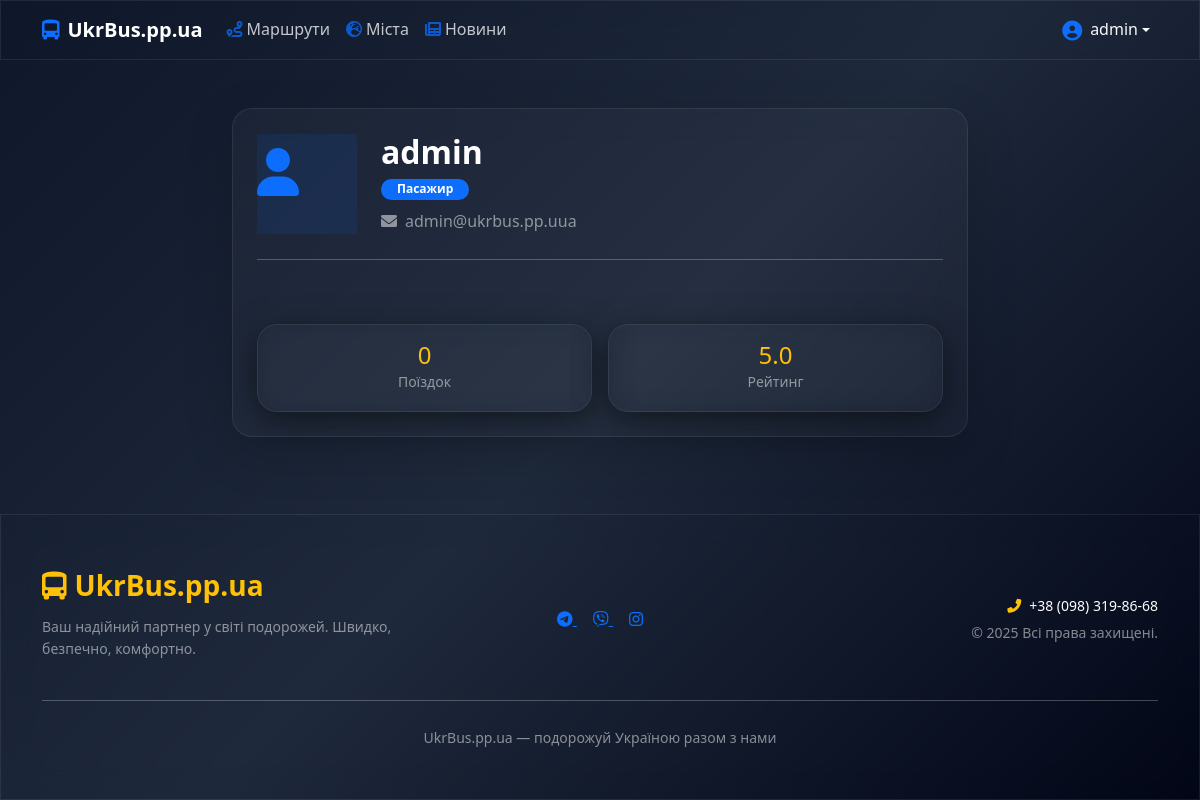
The page /accounts/profile/ (signed in) on the database its author committed.
### accounts/models.py (models this page shows)
class User(AbstractUser):
    username = models.CharField(
        max_length=255,
        unique=True,
        help_text="Будь-яка комбінація символів",
    )
    is_passenger = models.BooleanField(default=False, verbose_name="Пасажир")
    is_carrier = models.BooleanField(default=False, verbose_name="Перевізник")

### accounts/views.py (the view)
# urls.py: path('profile/', ProfileView, name='profile'),
@login_required
def ProfileView(request):
    if request.user.is_carrier:
        routes = Route.objects.filter(carrier=request.user)
        incoming_bookings = Booking.objects.filter(route__carrier=request.user).order_by('-trip_date')
        return render(request, 'accounts/profile_carrier.html', {
            'routes': routes,
            'incoming_bookings': incoming_bookings
        })
    else:
        bookings_count = Booking.objects.filter(passenger=request.user).count()
        return render(request, 'accounts/profile_passenger.html', {
            'bookings_count': bookings_count  # Передаємо число під цим іменем
        })

### templates/accounts/profile_passenger.html
{% extends 'base.html' %}
{% block content %}
<div class="row justify-content-center">
    <div class="col-lg-8">
        <div class="glass-card shadow-lg animate-fade-in">
            <div class="row align-items-center mb-4">
                <div class="col-auto">
                    <div class="glass-icon" style="width: 100px; height: 100px; font-size: 3rem; background: rgba(13, 110, 253, 0.1); border-color: #0d6efd;">
                        <i class="fas fa-user text-primary"></i>
                    </div>
                </div>
                <div class="col">
                    <h2 class="mb-1 text-white fw-bold">{{ user.get_full_name|default:user.username }}</h2>
                    <span class="badge rounded-pill bg-primary px-3">Пасажир</span>
                    <p class="text-white-50 mt-2 mb-0"><i class="fas fa-envelope me-2"></i>{{ user.email }}</p>
                </div>
            </div>
            <hr class="border-light opacity-10">
            <div class="row mt-5 g-3">
                <div class="col-6">
                    <div class="text-center p-3 glass-card bg-transparent">
                        <h4 class="text-warning mb-0">{{ bookings_count|default:"0" }}</h4>
                        <small class="text-white-50">Поїздок</small>
                    </div>
                </div>
                <div class="col-6">
                    <div class="text-center p-3 glass-card bg-transparent">
                        <h4 class="text-warning mb-0">5.0</h4>
                        <small class="text-white-50">Рейтинг</small>
                    </div>
                </div>
            </div>
        </div>
    </div>
</div>
{% endblock %}

### templates/includes/_navbar.html (shortened to what this page needs)
<nav class="navbar navbar-expand-lg navbar-dark glass-nav sticky-top">
    <div class="container">
        <a class="navbar-brand fw-bold shadow-text" href="/">
            <i class="fas fa-bus-alt me-2 text-primary"></i>UkrBus.pp.ua
        </a>
        <div class="collapse navbar-collapse" id="navbarNav">
            <ul class="navbar-nav me-auto mb-2 mb-lg-0">
                <li class="nav-item">
                    <a class="nav-link text-white opacity-75" href="{% url 'booking_route_list' %}">
                        <i class="fas fa-route me-1 text-primary"></i>Маршрути
                    </a>
                </li>
                <li class="nav-item">
                    <a class="nav-link text-white opacity-75" href="{% url 'city:city_list' %}">
                        <i class="fas fa-globe-europe me-1 text-primary"></i>Міста
                    </a>
                </li>
                <li class="nav-item">
                    <a class="nav-link text-white opacity-75" href="{% url 'news:news_list' %}">
                        <i class="fas fa-newspaper me-1 text-primary"></i>Новини
                    </a>
                </li>
            </ul>
            <ul class="navbar-nav ms-auto align-items-center">
                {% if user.is_authenticated %}
                    <li class="nav-item dropdown">
                        <a class="nav-link dropdown-toggle text-light fw-medium d-flex align-items-center"
                           href="#" id="userDropdown" role="button" data-bs-toggle="dropdown" aria-expanded="false">
                            <i class="fas fa-user-circle fa-lg me-2 text-primary"></i>
                            {{ user.username }}
                        </a>
                    </li>
                {% endif %}
            </ul>
        </div>
    </div>
</nav>

### static/css/glass-style.css (style rules this page uses)
:root { --glass-bg: rgba(255, 255, 255, 0.03); --glass-bg-hover: rgba(255, 255, 255, 0.08); --glass-border: rgba(255, 255, 255, 0.08); --glass-input-border: rgba(255, 255, 255, 0.15); --accent-color: #0d6efd; --accent-glow: rgba(13, 110, 253, 0.4); --accent-hover: #0b5ed7; --blur-val: blur(15px); --transition: all 0.3s cubic-bezier(0.4, 0, 0.2, 1); --card-shadow: 0 8px 32px 0 rgba(0, 0, 0, 0.5); }
body { background: linear-gradient(135deg, #0f172a, #1e293b, #020617) fixed no-repeat; background-size: cover; min-height: 100vh; display: flex; flex-direction: column; color: #f8fafc; font-family: 'Segoe UI', system-ui, -apple-system, sans-serif; line-height: 1.6; }
.glass-nav, .glass-dropdown, .glass-card, .glass-footer, .glass-input { backdrop-filter: var(--blur-val); -webkit-backdrop-filter: var(--blur-val); border: 1px solid var(--glass-border); }
.glass-card { background: var(--glass-bg); border-radius: 20px; box-shadow: var(--card-shadow); padding: 1.5rem; transition: var(--transition); position: relative; overflow: visible !important; }
.animate-fade-in { animation: fadeIn 0.5s ease-in forwards; }

### rows shown on the page
User: username "admin", get_full_name "admin", email "admin@ukrbus.pp.uua"

### other values the page prints
{{ bookings_count|default:"0" }} "0"
